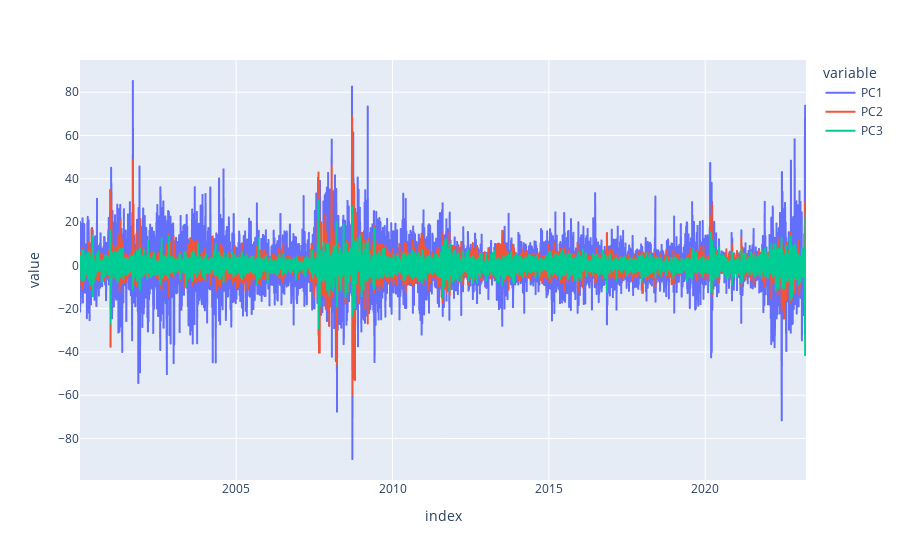

The cell this chart's notebook holds for it:
### Code cell
principal_components = df_basis.dot(eigenvectors)
principal_components.columns=["PC1","PC2","PC3","PC4","PC5","PC6"]
fig = px.line(principal_components.iloc[:,0:3])
fig.show()

### Figure 1 — Plotly figure (JSON) as saved in the notebook; plotly's stock layout.template omitted (floating-point values rounded to 4 significant figures; data arrays with more than 128 entries replaced by an {"elided": "..."} marker saying what was removed)
{"data": [{"hovertemplate": "variable=PC1<br>index=%{x}<br>value=%{y}<extra></extra>", "legendgroup": "PC1", "line": {"color": "#636efa", "dash": "solid"}, "marker": {"symbol": "circle"}, "mode": "lines", "name": "PC1", "showlegend": true, "type": "scattergl", "x": {"elided": "5808 str values"}, "xaxis": "x", "y": {"elided": "5808 float values"}, "yaxis": "y"}, {"hovertemplate": "variable=PC2<br>index=%{x}<br>value=%{y}<extra></extra>", "legendgroup": "PC2", "line": {"color": "#EF553B", "dash": "solid"}, "marker": {"symbol": "circle"}, "mode": "lines", "name": "PC2", "showlegend": true, "type": "scattergl", "x": {"elided": "5808 str values"}, "xaxis": "x", "y": {"elided": "5808 float values"}, "yaxis": "y"}, {"hovertemplate": "variable=PC3<br>index=%{x}<br>value=%{y}<extra></extra>", "legendgroup": "PC3", "line": {"color": "#00cc96", "dash": "solid"}, "marker": {"symbol": "circle"}, "mode": "lines", "name": "PC3", "showlegend": true, "type": "scattergl", "x": {"elided": "5808 str values"}, "xaxis": "x", "y": {"elided": "5808 float values"}, "yaxis": "y"}], "layout": {"legend": {"title": {"text": "variable"}, "tracegroupgap": 0}, "margin": {"t": 60}, "xaxis": {"anchor": "y", "domain": [0, 1], "title": {"text": "index"}}, "yaxis": {"anchor": "x", "domain": [0, 1], "title": {"text": "value"}}}}
